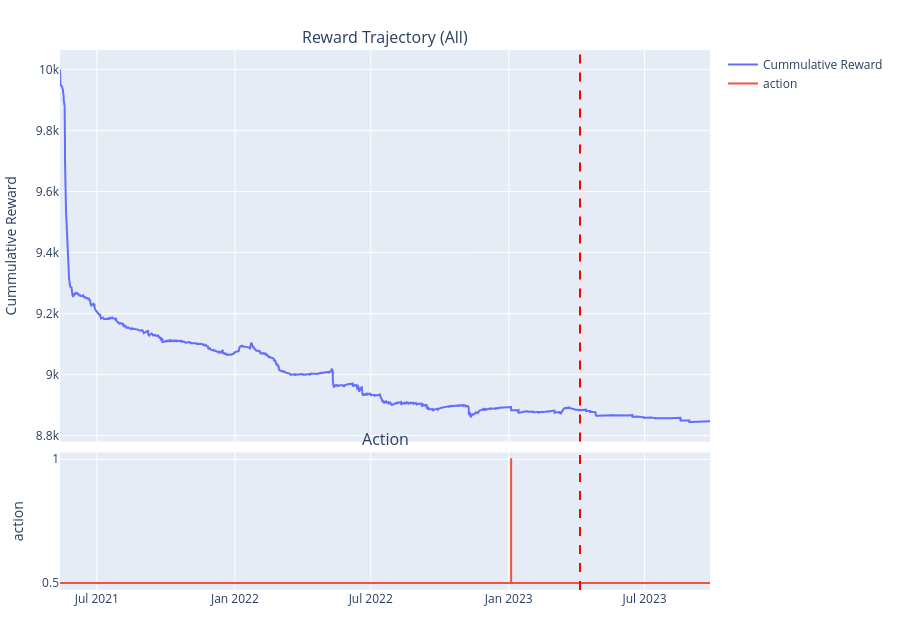

Write notebook code for a chart like this one.
### Code cell
t = result["time"]
y = result["after_equity"]
a = result["allocation_ratio"]

fig = pnl_plot(t, y, a,
                top_title="Reward Trajectory (All)",
                bottom_title="Action"
                )
fig.show()

### Figure 1 — Plotly figure (JSON) as saved in the notebook; plotly's stock layout.template omitted (floating-point values rounded to 4 significant figures; data arrays with more than 128 entries replaced by an {"elided": "..."} marker saying what was removed)
{"data": [{"mode": "lines", "name": "Cummulative Reward", "type": "scatter", "x": {"elided": "20791 str values"}, "xaxis": "x", "y": {"elided": "20791 float values"}, "yaxis": "y"}, {"line": {"shape": "hv", "width": 2}, "mode": "lines", "name": "action", "type": "scatter", "x": {"elided": "20791 str values"}, "xaxis": "x2", "y": {"elided": "20791 float values"}, "yaxis": "y2"}], "layout": {"annotations": [{"font": {"size": 16}, "showarrow": false, "text": "Reward Trajectory (All)", "x": 0.5, "xanchor": "center", "xref": "paper", "y": 1, "yanchor": "bottom", "yref": "paper"}, {"font": {"size": 16}, "showarrow": false, "text": "Action", "x": 0.5, "xanchor": "center", "xref": "paper", "y": 0.2548, "yanchor": "bottom", "yref": "paper"}], "height": 620, "hovermode": "x unified", "margin": {"b": 30, "l": 60, "r": 30, "t": 50}, "shapes": [{"line": {"color": "red", "dash": "dash", "width": 2}, "type": "line", "x0": "2023-04-05T22:00:00", "x1": "2023-04-05T22:00:00", "xref": "x", "y0": 0, "y1": 1, "yref": "y domain"}, {"line": {"color": "red", "dash": "dash", "width": 2}, "type": "line", "x0": "2023-04-05T22:00:00", "x1": "2023-04-05T22:00:00", "xref": "x2", "y0": 0, "y1": 1, "yref": "y2 domain"}], "showlegend": true, "xaxis": {"anchor": "y", "domain": [0, 1], "matches": "x", "rangeslider": {"visible": false}, "showgrid": true, "showticklabels": false}, "xaxis2": {"anchor": "y2", "domain": [0, 1], "matches": "x", "showgrid": true}, "yaxis": {"anchor": "x", "domain": [0.2748, 1], "title": {"text": "Cummulative Reward"}}, "yaxis2": {"anchor": "x2", "domain": [0, 0.2548], "tickmode": "array", "tickvals": [0.5, 1.0], "title": {"text": "action"}}}}
